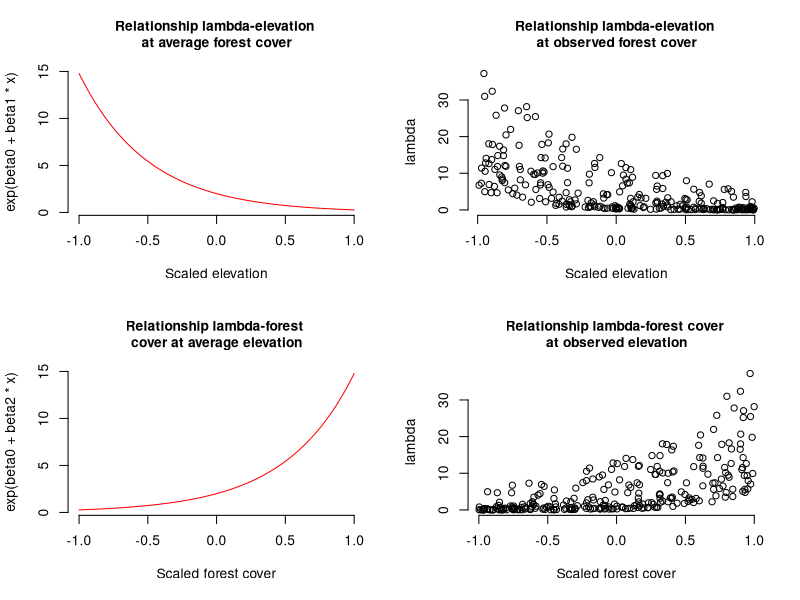
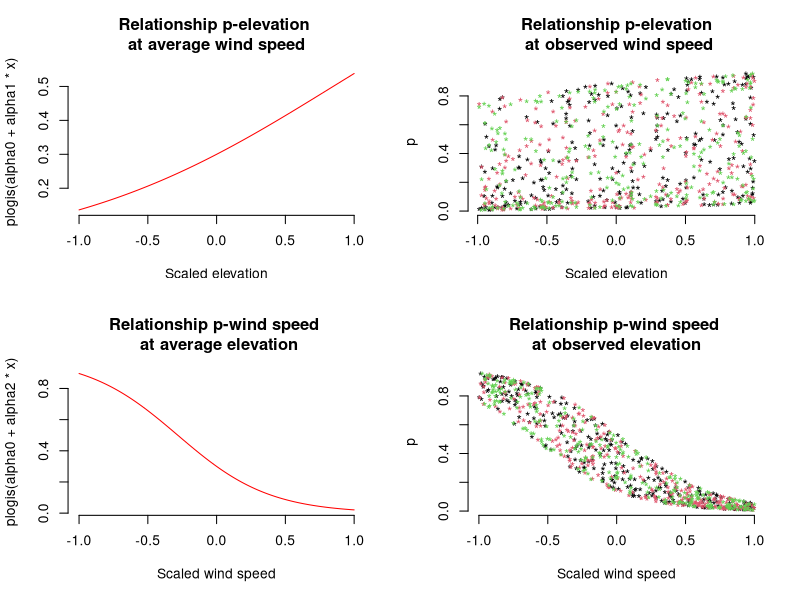
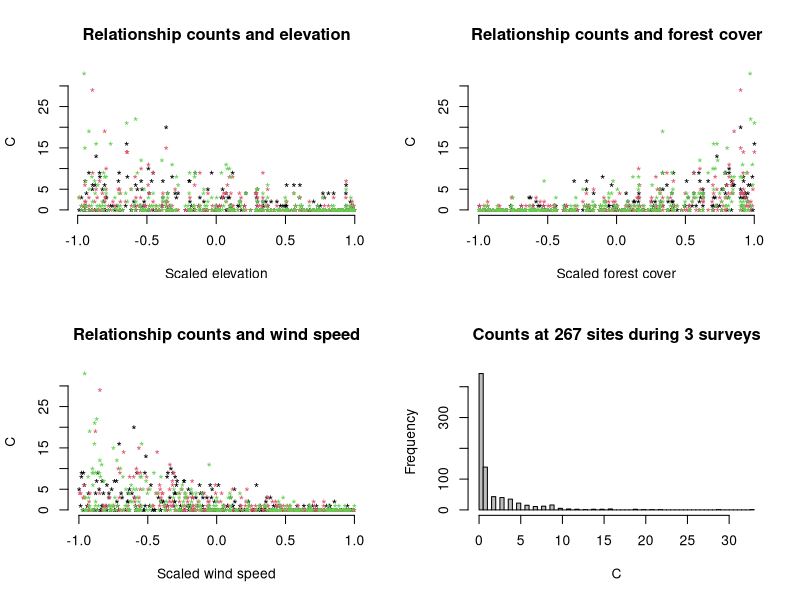
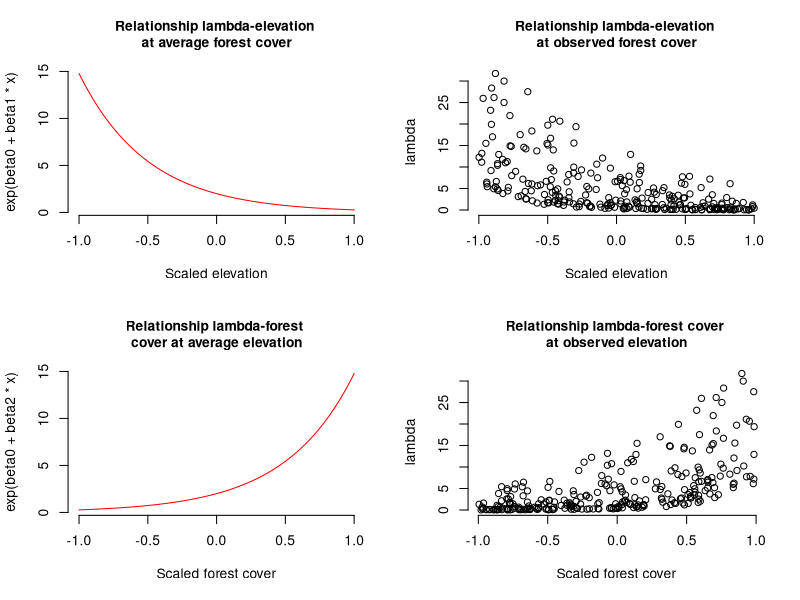
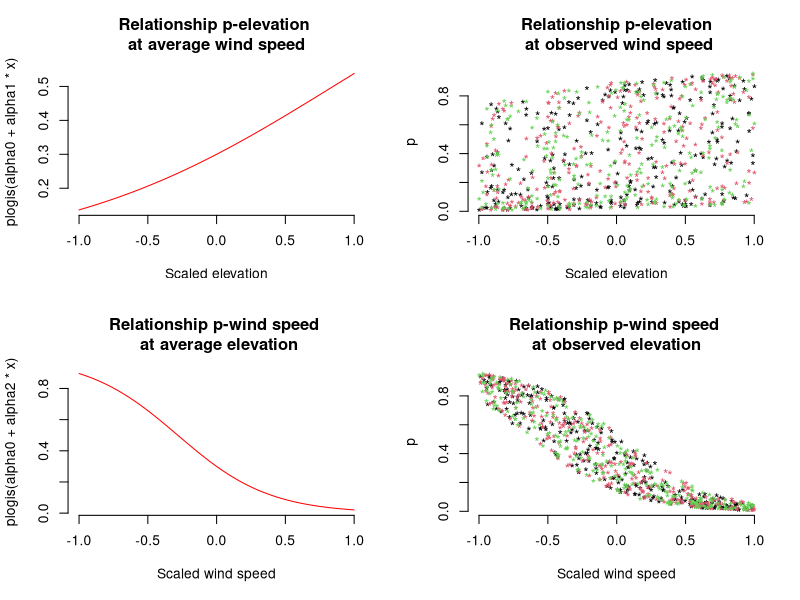
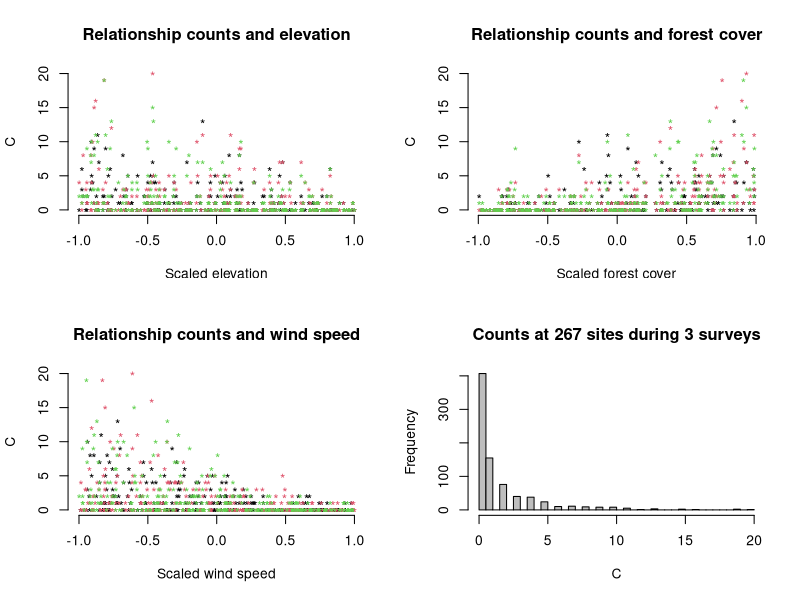
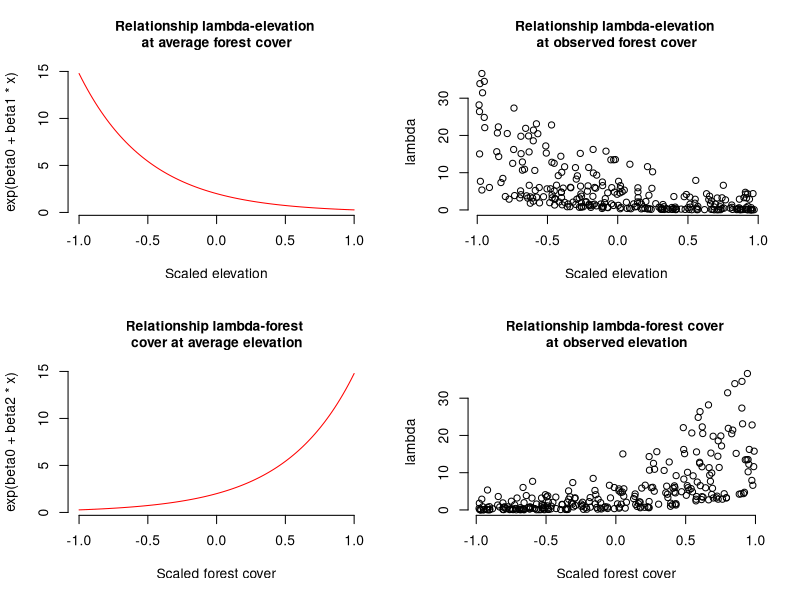
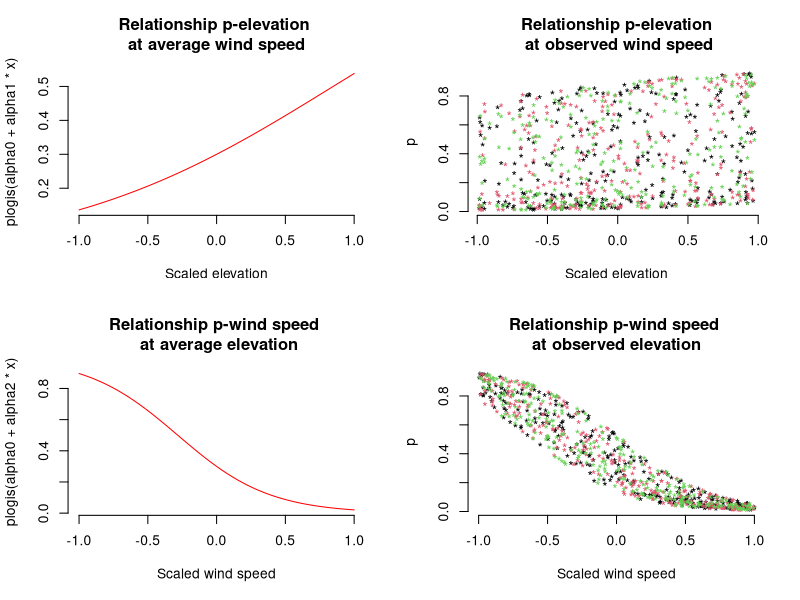

Recreate these plots in R, in order.
# 4.3 Packaging everything in a function
# ======================================
# Function definition with set of default values
data.fn <- function(M = 267, J = 3, mean.lambda = 2, beta1 = -2,
                    beta2 = 2, beta3 = 1, mean.detection = 0.3, alpha1 = 1, alpha2 = -3,
                    alpha3 = 0, show.plot = TRUE){
  #
  # Function to simulate point counts replicated at M sites during J occasions.
  # Population closure is assumed for each site.
  # Expected abundance may be affected by elevation (elev),
  # forest cover (forest) and their interaction.
  # Expected detection probability may be affected by elevation,
  # wind speed (wind) and their interaction.
  # Function arguments:
  #     M: Number of spatial replicates (sites)
  #     J: Number of temporal replicates (occasions)
  #     mean.lambda: Mean abundance at value 0 of abundance covariates
  #     beta1: Main effect of elevation on abundance
  #     beta2: Main effect of forest cover on abundance
  #     beta3: Interaction effect on abundance of elevation and forest cover
  #     mean.detection: Mean detection prob. at value 0 of detection covariates
  #     alpha1: Main effect of elevation on detection probability
  #     alpha2: Main effect of wind speed on detection probability
  #     alpha3: Interaction effect on detection of elevation and wind speed
  #     show.plot: if TRUE, plots of the data will be displayed;
  #        set to FALSE if you are running simulations.
  
  # Create covariates
  elev <- runif(n = M, -1, 1)                         # Scaled elevation
  forest <- runif(n = M, -1, 1)                       # Scaled forest cover
  wind <- array(runif(n = M*J, -1, 1), dim = c(M, J)) # Scaled wind speed
  
  # Model for abundance
  beta0 <- log(mean.lambda)               # Mean abundance on link scale
  lambda <- exp(beta0 + beta1*elev + beta2*forest + beta3*elev*forest)
  N <- rpois(n = M, lambda = lambda)      # Realised abundance
  Ntotal <- sum(N)                        # Total abundance (all sites)
  psi.true <- mean(N>0)                   # True occupancy in sample
  
  # Plots
  if(show.plot){
    op <- par(mfrow = c(2, 2), cex.main = 1)
    # devAskNewPage(ask = TRUE)
    devAskNewPage(ask = dev.interactive(orNone=TRUE))  # ~~~~~ for autotesting
    curve(exp(beta0 + beta1*x), -1, 1, col = "red",
          main = "Relationship lambda-elevation \nat average forest cover",
          frame.plot = FALSE, xlab = "Scaled elevation")
    plot(elev, lambda, xlab = "Scaled elevation",
         main = "Relationship lambda-elevation \nat observed forest cover",
         frame.plot = FALSE)
    curve(exp(beta0 + beta2*x), -1, 1, col = "red",
          main = "Relationship lambda-forest \ncover at average elevation",
          xlab = "Scaled forest cover", frame.plot = FALSE)
    plot(forest, lambda, xlab = "Scaled forest cover",
         main = "Relationship lambda-forest cover \nat observed elevation",
         frame.plot = FALSE)
    par(op)
  }
  
  # Model for observations
  alpha0 <- qlogis(mean.detection)        # mean detection on link scale
  p <- plogis(alpha0 + alpha1*elev + alpha2*wind + alpha3*elev*wind)
  C <- matrix(NA, nrow = M, ncol = J)     # Prepare matrix for counts
  for (i in 1:J){                         # Generate counts by survey
    C[,i] <- rbinom(n = M, size = N, prob = p[,i])
  }
  summaxC <- sum(apply(C,1,max))          # Sum of max counts (all sites)
  psi.obs <- mean(apply(C,1,max)>0)       # Observed occupancy in sample
  
  # More plots
  if(show.plot){
    op <- par(mfrow = c(2, 2))
    curve(plogis(alpha0 + alpha1*x), -1, 1, col = "red",
          main = "Relationship p-elevation \nat average wind speed",
          xlab = "Scaled elevation", frame.plot = FALSE)
    matplot(elev, p, xlab = "Scaled elevation",
            main = "Relationship p-elevation\n at observed wind speed",
            pch = "*", frame.plot = FALSE)
    curve(plogis(alpha0 + alpha2*x), -1, 1, col = "red",
          main = "Relationship p-wind speed \n at average elevation",
          xlab = "Scaled wind speed", frame.plot = FALSE)
    matplot(wind, p, xlab = "Scaled wind speed",
            main = "Relationship p-wind speed \nat observed elevation",
            pch = "*", frame.plot = FALSE)
    
    matplot(elev, C, xlab = "Scaled elevation",
            main = "Relationship counts and elevation",
            pch = "*", frame.plot = FALSE)
    matplot(forest, C, xlab = "Scaled forest cover",
            main = "Relationship counts and forest cover",
            pch = "*", frame.plot = FALSE)
    matplot(wind, C, xlab = "Scaled wind speed",
            main = "Relationship counts and wind speed", pch = "*", frame.plot = FALSE)
    desc <- paste('Counts at', M, 'sites during', J, 'surveys')
    hist(C, main = desc, breaks = 50, col = "grey")
    par(op)
  }
  
  # Output
  return(list(M = M, J = J, mean.lambda = mean.lambda, beta0 = beta0, beta1 = beta1,
              beta2 = beta2, beta3 = beta3, mean.detection = mean.detection, alpha0 = alpha0,
              alpha1 = alpha1, alpha2 = alpha2, alpha3 = alpha3, elev = elev, forest = forest,
              wind = wind, lambda = lambda, N = N, p = p, C = C, Ntotal = Ntotal,
              psi.true = psi.true, summaxC = summaxC, psi.obs = psi.obs))
}


data.fn()                  # Execute function with default arguments
data.fn(show.plot = FALSE) # same, without plots
data.fn(M = 267, J = 3, mean.lambda = 2, beta1 = -2, beta2 = 2, beta3 = 1,
        mean.detection = 0.3, alpha1 = 1, alpha2 = -3, alpha3 = 0) # Explicit defaults
data <- data.fn()          # Assign results to an object called 'data'

simrep <- 10000
NTOTAL <- SUMMAXC <- numeric(simrep)
for(i in 1:simrep){
  data <- data.fn(show.plot = FALSE)
  NTOTAL[i] <- data$Ntotal
  SUMMAXC[i] <- data$summaxC
}
plot(sort(NTOTAL), ylim = c(min(SUMMAXC), max(NTOTAL)), ylab = "",
     xlab = "Simulation", col = "red", frame = FALSE)
points(SUMMAXC[order(NTOTAL)], col = "blue")
tmp <- max((NTOTAL - SUMMAXC) / NTOTAL)

data.fn(J = 2)              # Only 2 surveys
data.fn(J = 1)              # No temporal replicate
data.fn(M = 1, J = 100)     # No spatial replicates, but 100 counts
data.fn(alpha3 = 1)         # With interaction elev-wind on p ## see errata
data.fn(M = 267, J = 3, mean.lambda = 2, beta1 = -2, beta2 = 2, beta3 = 1,
        mean.detection = 1)     # No obs. process (i.e., p = 1, perfect detection)
data.fn(mean.lambda = 50)   # Really common species
data.fn(mean.lambda = 0.05) # Really rare species

set.seed(24)
data <- data.fn()    # Default arguments
str(data)            # Look at the object



attach(data)         # Make objects inside of 'data' accessible directly

detach(data)         # Make clean up